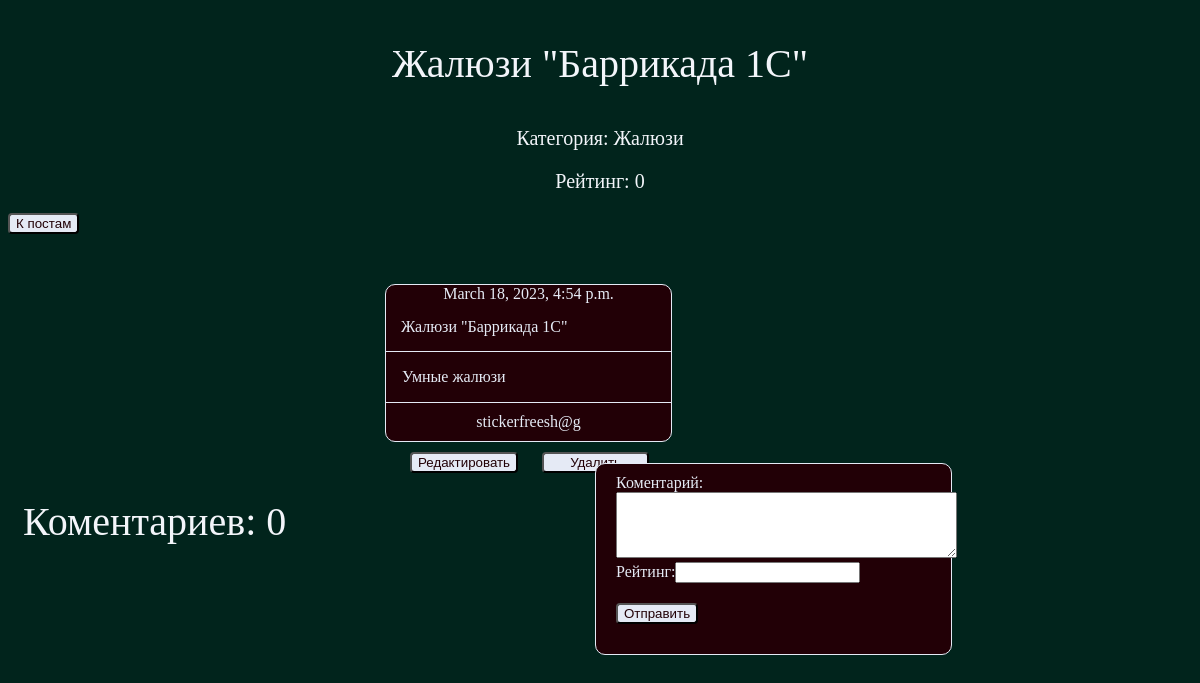
The page /post/9 on the database as committed earlier.
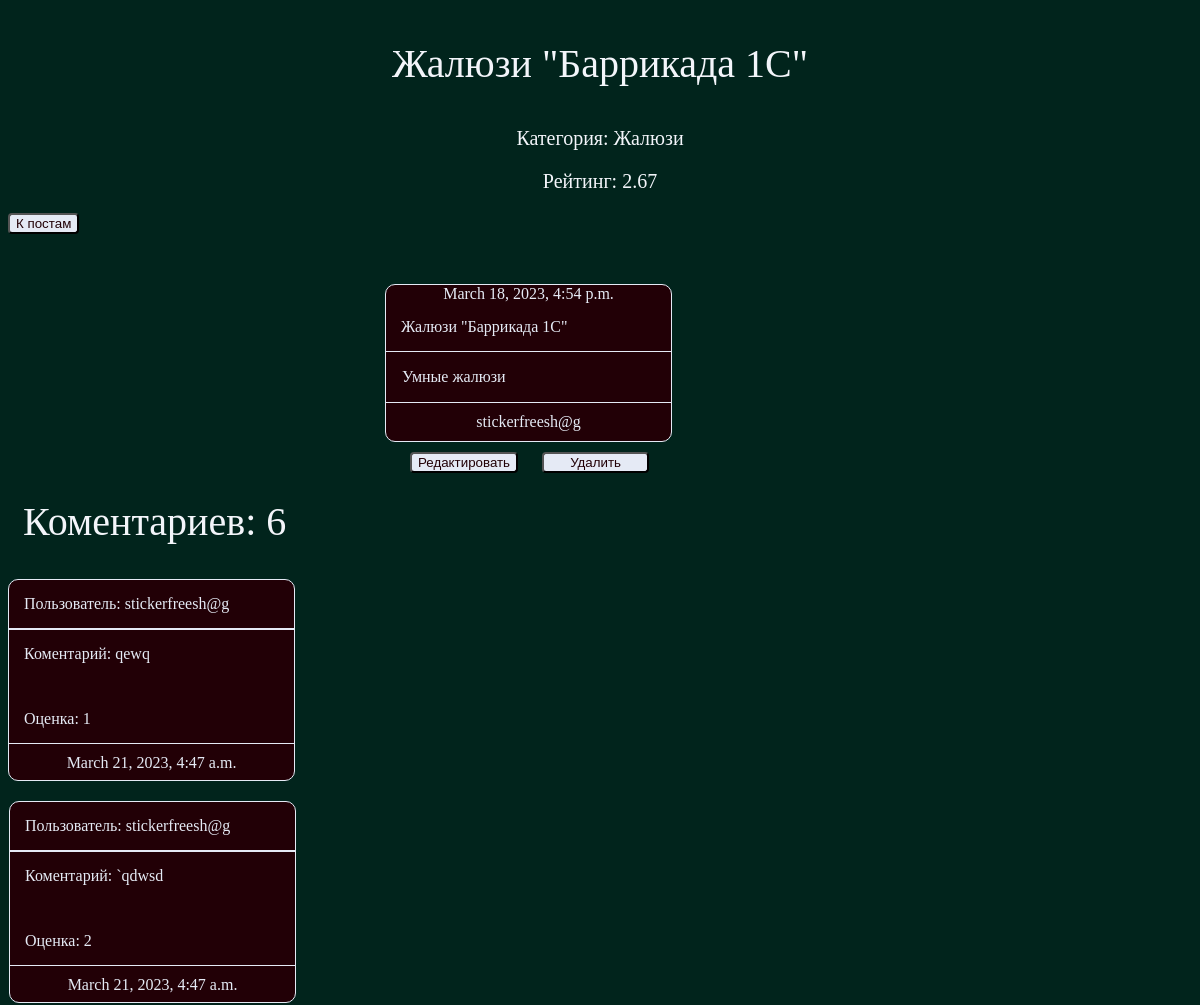
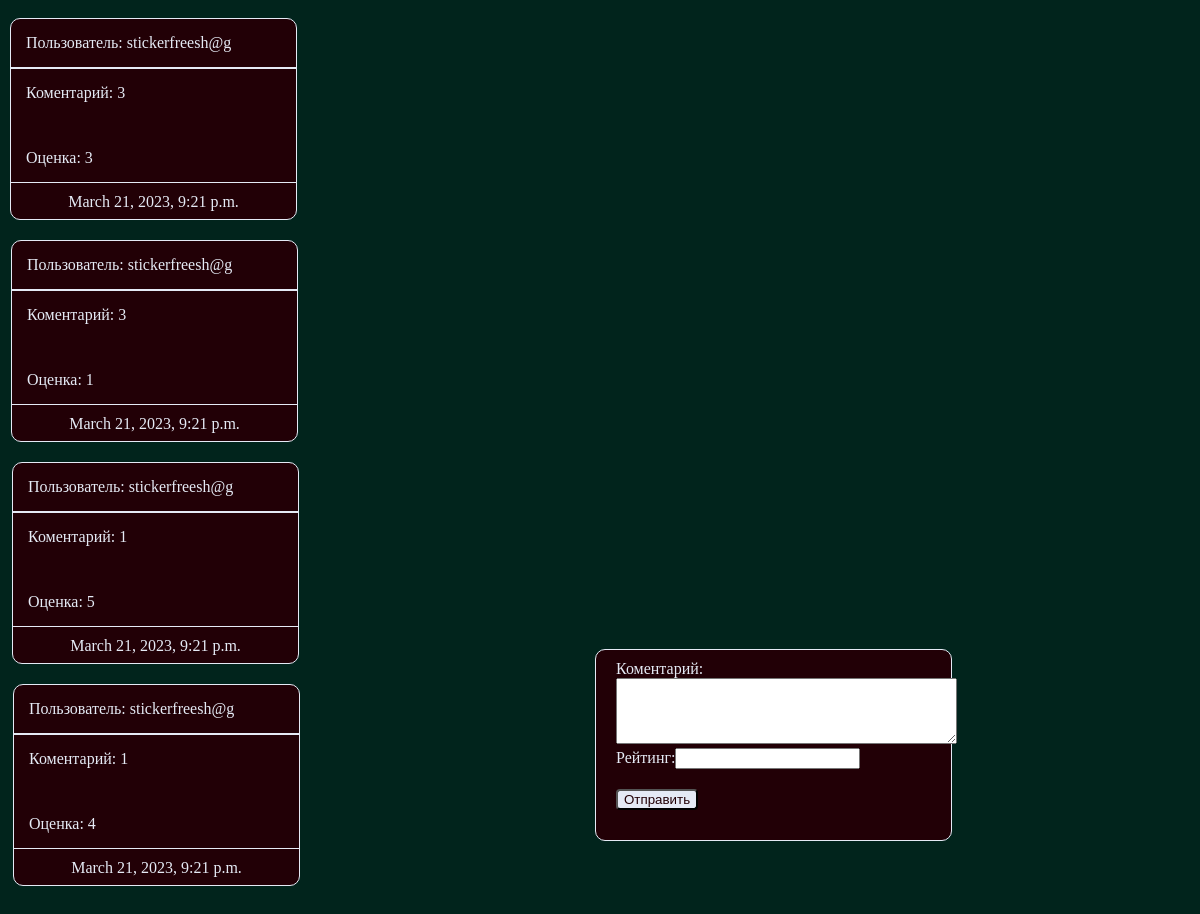
The same page on the database as committed later (2 pictures, top to bottom).
### smarthouseblog/models.py (models this page shows, shortened)
class Blog(models.Model):
    username = models.ForeignKey(New_profile, verbose_name='Юзернейм', on_delete=models.PROTECT)
    title = models.CharField(max_length=48, verbose_name='Титл поста')
    text = models.TextField(max_length=448, verbose_name='Тело поста')
    date = models.DateTimeField(auto_now_add=True)
    status = models.BooleanField(default=False, verbose_name='Опубликовать')
    category = models.ForeignKey(Category, verbose_name='Категория', on_delete=models.PROTECT, default='2')
    date_publication = models.DateTimeField(auto_now_add=True)
    raiting = models.FloatField(verbose_name='Рейтинг')

class Category(models.Model):
    item = models.CharField(max_length=24, verbose_name='Категории', null=True)
    def __str__(self):
        return f'{self.item}'

class Comments(models.Model):
    post = models.ForeignKey(Blog, verbose_name='К посту', on_delete=models.CASCADE, related_name='comments', default='2')
    username = models.ForeignKey(New_profile, verbose_name='Юзернейм', on_delete=models.PROTECT, default='2', related_name='users')
    date = models.DateTimeField(auto_now_add=True)
    comment = models.TextField(max_length=224, verbose_name='Коментарий')
    raiting = models.IntegerField(
        verbose_name='Рейтинг'
    )

### core/models.py (models this page shows)
class New_profile(models.Model):
    author = models.ForeignKey(settings.AUTH_USER_MODEL, on_delete=models.CASCADE, related_name='user')
    username = models.CharField(verbose_name='Имя пользователя', max_length=15)
    name = models.CharField(verbose_name='Имя', max_length=10)
    surname = models.CharField(verbose_name='Фамилия', max_length=20)
    email = models.EmailField(verbose_name='Почта', max_length=30)
    feedback = models.CharField(verbose_name='Пожелания, предложения', max_length=5000)
    grade = models.IntegerField(verbose_name='Оценка')
    def __str__(self):
        return f'{self.username}'

### smarthouseblog/views.py (the view)
# urls.py: path('post/<int:post_pk>', post, name='post'),
def post(request, post_pk):
    info = Blog.objects.get(pk=post_pk)
    comment = Comments.objects.filter(post=post_pk)
    count_com = len(comment)
    rai = raiting(post_pk)
    if request.method == 'POST':
        comment_form = CommentForm(request.POST)
        if comment_form.is_valid():
            comment = comment_form.save(commit=False)
            comment.post = info
            comment.date = datetime.now()
            comment.save()
            Blog.objects.filter(pk=post_pk).update(raiting=raiting(post_pk))
            return redirect('post', post_pk=post_pk)
    else:
        comment_form = CommentForm()
    context = {'post': info,
               'comm': comment,
               'count_comm': count_com,
               'comment_form': comment_form,
               'rai': rai,
               }
    return render(request, 'smarthouseblog/post.html', context)

### smarthouseblog/forms.py
class CommentForm(forms.ModelForm):
    class Meta:
        model = Comments
        fields = (
            "comment",
            "raiting",
        )
        widgets = {
            'comment': Textarea(attrs={'rows': 4, 'cols': 40}),
        }

### smarthouseblog/views.py (called while the page is built)
def raiting(post_pk):
    rai = Comments.objects.filter(post=post_pk)
    try:
        return round(sum([int(i.raiting) for i in rai]) / rai.count(), 2)
    except:
        return 0

### smarthouseblog/templates/smarthouseblog/post.html (shortened to what this page needs)
<!DOCTYPE html>
<html lang="en">
<head>
</head>
<body style="background-color: #01241c">
    <a href="{% url 'posts' %}">
        <div style="text-align: center">
            <p style=" font-size: 40px; color: #f3f5fa">{{ post.title }}</p>
        </div>
        <div style="text-align: center">
            <p style="font-size: 20px; color: #f3f5fa">Категория: {{ post.category }}</p>
        </div>
        <div style="text-align: center">
            <p style="font-size: 20px; color: #f3f5fa">Рейтинг: {{ rai }}</p>
        </div>
    </a>
    <div>
        <form action="{% url 'posts' %}" style="margin-bottom: 50px">
            <input type="submit" style="border-radius: 4px;  background-color: #e5eaf5; color: #220006" value="К постам" /></input>
        </form>
    </div>
    <div style="width: 430px; margin: 0 auto; heigth: 200px">
        <div style="align-items: center;
                    width: 285px;
                    border: 1px solid;
                    border-radius: 10px;
                    background-color: #220006;
                    color: #e5eaf5;
                    display: inline-block">
            <div>
                <div style="text-align: center">{{ post.date }}</div>
                <div style="margin: 15px;
                            text-align: left">{{ post.title }}</div>
                <div style="border-bottom: 1px solid"></div>
                <div style="margin: 16px">{{ post.text }}</div>
            </div>
            <div style="border-bottom: 1px solid"></div>
            <div style="margin: 10px">
                <div style="text-align: center">{{ post.username }}</div>
            </div>
        </div>
    </div>
    <div style="margin: 0 auto; width: 400px">
        <form action="{% url 'post_edit' post_pk=post.pk %}" style="display: inline-block;
                        margin: 10px">
            <input type="submit" style="border-radius: 4px;  background-color: #e5eaf5; color: #220006" value="Редактировать" />
        </form>
        <form action="{% url 'post_delete' post_pk=post.pk %}" method=""
              style="margin: 0 auto;
                     display: inline-block;display: inline-block;
                     margin: 10px">
                <input type="submit"
                       style="width: 107px;
                       border-radius: 4px;
                       background-color: #e5eaf5;
                       color: #220006"
                       value="Удалить" />
        </form>
    </div>
    <div>
        <p style="margin: 15px; font-size: 40px; color: #f3f5fa">Коментариев: {{ count_comm }}</p>
    </div>
<div style="margin: 25px;
    width: 355px;
    height:190px;
    position:absolute;
    left:570px;
    bottom: 120px;
    border: 1px solid;
    border-radius: 10px;
    background-color: #220006;
    color: #e5eaf5;
    display: inline-block;">
    <form style="margin: 10px" action="" method="POST"  >{% csrf_token %}
            <div style="margin: 10px">{{ comment_form }}</div>
        <input type="submit" style="border-radius: 4px;  background-color: #e5eaf5; color: #220006; margin: 10px" value="Отправить" />
    </form>
</div>
{% for i in comm %}
    <div style="align-items: center;
    width: 285px;
    border: 1px solid;
    border-radius: 10px;
    background-color: #220006;
    color: #e5eaf5;
    display: inline-block;
    height: 200px;
    margin-top: 19px;">
    <div style="border-bottom: 1px solid">
        <div style="text-align: left; margin: 15px;">Пользователь: {{ i.username }}</div>
    </div>
    <div style="border-top: 1px solid">
            <div style="height: 50px;text-align: left; margin: 15px;">Коментарий: {{ i.comment }}</div>
            <div style="text-align: left; margin: 15px;">Оценка: {{ i.raiting }}</div>
    </div>
    <div style="border-top: 1px solid">
    </div>
    <div>
        <div style="text-align: center; margin: 10px;">{{ i.date }}</div>
    </div>
        {% endfor %}
    </div>
<div>
    <div style="height: 100px"></div>
</div>
</body>
</html>

### smarthouseblog/templates/smarthouseblog/post.html (style rules this page uses)
a { text-decoration: none; color: #e5eaf5; }

Rows that differ between the two databases and show on the page:
added Comments: username "stickerfreesh@g", comment "qewq", raiting "1", date "March 21, 2023, 4:47 a.m."
added Comments: username "stickerfreesh@g", comment "`qdwsd", raiting "2", date "March 21, 2023, 4:47 a.m."
added Comments: username "stickerfreesh@g", comment "3", raiting "3", date "March 21, 2023, 9:21 p.m."
added Comments: username "stickerfreesh@g", comment "3", raiting "1", date "March 21, 2023, 9:21 p.m."
added Comments: username "stickerfreesh@g", comment "1", raiting "5", date "March 21, 2023, 9:21 p.m."
added Comments: username "stickerfreesh@g", comment "1", raiting "4", date "March 21, 2023, 9:21 p.m."
Other text that changed with them:
{{ rai }}: "0" → "2.67"
{{ count_comm }}: "0" → "6"
